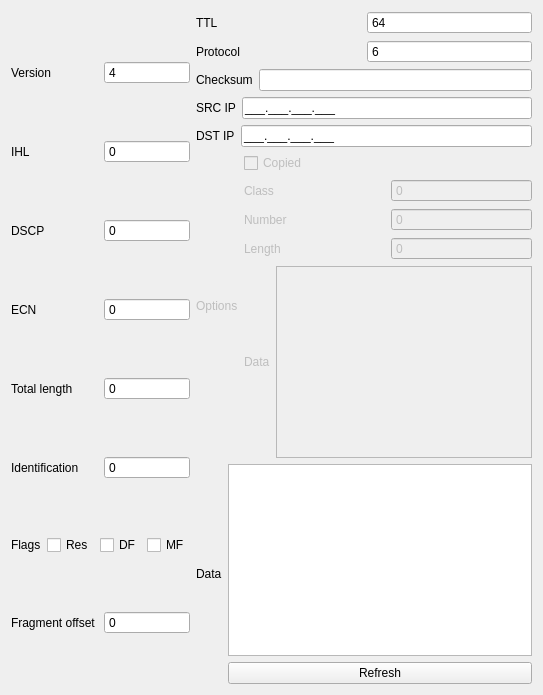
        <widget class="QWidget" name="ipv4">
         <attribute name="title">
          <string>IPv4</string>
         </attribute>
         <layout class="QGridLayout" name="gridLayout_4">
          <item row="0" column="0">
           <layout class="QGridLayout" name="gridLayout_5">
            <item row="0" column="1">
             <layout class="QVBoxLayout" name="verticalLayout_8">
              <item>
               <layout class="QHBoxLayout" name="horizontalLayout_27">
                <item>
                 <widget class="QLabel" name="label_ipv4_TTL">
                  <property name="text">
                   <string>TTL</string>
                  </property>
                 </widget>
                </item>
                <item>
                 <widget class="QSpinBox" name="spinBox_ipv4_TTL">
                  <property name="focusPolicy">
                   <enum>Qt::WheelFocus</enum>
                  </property>
                  <property name="contextMenuPolicy">
                   <enum>Qt::DefaultContextMenu</enum>
                  </property>
                  <property name="toolTip">
                   <string>&lt;html&gt;&lt;head/&gt;&lt;body&gt;&lt;p&gt;DST port&lt;/p&gt;&lt;/body&gt;&lt;/html&gt;</string>
                  </property>
                  <property name="whatsThis">
                   <string/>
                  </property>
                  <property name="buttonSymbols">
                   <enum>QAbstractSpinBox::NoButtons</enum>
                  </property>
                  <property name="suffix">
                   <string/>
                  </property>
                  <property name="maximum">
                   <number>255</number>
                  </property>
                  <property name="value">
                   <number>64</number>
                  </property>
                  <property name="displayIntegerBase">
                   <number>10</number>
                  </property>
                 </widget>
                </item>
               </layout>
              </item>
              <item>
               <layout class="QHBoxLayout" name="horizontalLayout_28">
                <item>
                 <widget class="QLabel" name="label_ipv4_Protocol">
                  <property name="text">
                   <string>Protocol</string>
                  </property>
                 </widget>
                </item>
                <item>
                 <widget class="PSIpProtoSpinBox" name="spinBox_ipv4_Protocol">
                  <property name="focusPolicy">
                   <enum>Qt::WheelFocus</enum>
                  </property>
                  <property name="contextMenuPolicy">
                   <enum>Qt::DefaultContextMenu</enum>
                  </property>
                  <property name="toolTip">
                   <string>&lt;html&gt;&lt;head/&gt;&lt;body&gt;&lt;p&gt;DST port&lt;/p&gt;&lt;/body&gt;&lt;/html&gt;</string>
                  </property>
                  <property name="whatsThis">
                   <string/>
                  </property>
                  <property name="buttonSymbols">
                   <enum>QAbstractSpinBox::NoButtons</enum>
                  </property>
                  <property name="suffix">
                   <string/>
                  </property>
                  <property name="maximum">
                   <number>255</number>
                  </property>
                  <property name="value">
                   <number>6</number>
                  </property>
                  <property name="displayIntegerBase">
                   <number>10</number>
                  </property>
                 </widget>
                </item>
               </layout>
              </item>
              <item>
               <layout class="QHBoxLayout" name="horizontalLayout_29">
                <item>
                 <widget class="QLabel" name="label_ipv4_Checksum">
                  <property name="text">
                   <string>Checksum</string>
                  </property>
                 </widget>
                </item>
                <item>
                 <widget class="QLineEdit" name="lineEdit_ipv4_Checksum"/>
                </item>
               </layout>
              </item>
              <item>
               <layout class="QHBoxLayout" name="horizontalLayout_30">
                <item>
                 <widget class="QLabel" name="label_ipv4_SRCIP">
                  <property name="text">
                   <string>SRC IP</string>
                  </property>
                 </widget>
                </item>
                <item>
                 <widget class="QLineEdit" name="lineEdit_ipv4_SRCIP">
                  <property name="inputMask">
                   <string>000.000.000.000;_</string>
                  </property>
                  <property name="text">
                   <string>...</string>
                  </property>
                 </widget>
                </item>
               </layout>
              </item>
              <item>
               <layout class="QHBoxLayout" name="horizontalLayout_31">
                <item>
                 <widget class="QLabel" name="label_ipv4_DSTIP">
                  <property name="text">
                   <string>DST IP</string>
                  </property>
                 </widget>
                </item>
                <item>
                 <widget class="QLineEdit" name="lineEdit_ipv4_DSTIP">
                  <property name="inputMask">
                   <string>000.000.000.000;_</string>
                  </property>
                  <property name="text">
                   <string>...</string>
                  </property>
                  <property name="clearButtonEnabled">
                   <bool>false</bool>
                  </property>
                 </widget>
                </item>
               </layout>
              </item>
              <item>
               <layout class="QHBoxLayout" name="horizontalLayout_36">
                <item>
                 <widget class="QLabel" name="label_ipv4_Option">
                  <property name="enabled">
                   <bool>false</bool>
                  </property>
                  <property name="text">
                   <string>Options</string>
                  </property>
                 </widget>
                </item>
                <item>
                 <layout class="QVBoxLayout" name="verticalLayout_7">
                  <item>
                   <widget class="QCheckBox" name="checkBox_ipv4_options_Copied">
                    <property name="enabled">
                     <bool>false</bool>
                    </property>
                    <property name="text">
                     <string>Copied</string>
                    </property>
                   </widget>
                  </item>
                  <item>
                   <layout class="QHBoxLayout" name="horizontalLayout_32">
                    <item>
                     <widget class="QLabel" name="label_ipv4_options_Class">
                      <property name="enabled">
                       <bool>false</bool>
                      </property>
                      <property name="text">
                       <string>Class</string>
                      </property>
                     </widget>
                    </item>
                    <item>
                     <widget class="QSpinBox" name="spinBox_ipv4_options_Class">
                      <property name="enabled">
                       <bool>false</bool>
                      </property>
                      <property name="focusPolicy">
                       <enum>Qt::WheelFocus</enum>
                      </property>
                      <property name="contextMenuPolicy">
                       <enum>Qt::DefaultContextMenu</enum>
                      </property>
                      <property name="toolTip">
                       <string>&lt;html&gt;&lt;head/&gt;&lt;body&gt;&lt;p&gt;SRC port&lt;/p&gt;&lt;/body&gt;&lt;/html&gt;</string>
                      </property>
                      <property name="whatsThis">
                       <string/>
                      </property>
                      <property name="buttonSymbols">
                       <enum>QAbstractSpinBox::NoButtons</enum>
                      </property>
                      <property name="suffix">
                       <string/>
                      </property>
                      <property name="minimum">
                       <number>0</number>
                      </property>
                      <property name="maximum">
                       <number>3</number>
                      </property>
                      <property name="value">
                       <number>0</number>
                      </property>
                      <property name="displayIntegerBase">
                       <number>10</number>
                      </property>
                     </widget>
                    </item>
                   </layout>
                  </item>
                  <item>
                   <layout class="QHBoxLayout" name="horizontalLayout_33">
                    <item>
                     <widget class="QLabel" name="label_ipv4_options_Number">
                      <property name="enabled">
                       <bool>false</bool>
                      </property>
                      <property name="text">
                       <string>Number</string>
                      </property>
                     </widget>
                    </item>
                    <item>
                     <widget class="QSpinBox" name="spinBox_ipv4_options_Number">
                      <property name="enabled">
                       <bool>false</bool>
                      </property>
                      <property name="focusPolicy">
                       <enum>Qt::WheelFocus</enum>
                      </property>
                      <property name="contextMenuPolicy">
                       <enum>Qt::DefaultContextMenu</enum>
                      </property>
                      <property name="toolTip">
                       <string>&lt;html&gt;&lt;head/&gt;&lt;body&gt;&lt;p&gt;SRC port&lt;/p&gt;&lt;/body&gt;&lt;/html&gt;</string>
                      </property>
                      <property name="whatsThis">
                       <string/>
                      </property>
                      <property name="buttonSymbols">
                       <enum>QAbstractSpinBox::NoButtons</enum>
                      </property>
                      <property name="suffix">
                       <string/>
                      </property>
                      <property name="minimum">
                       <number>0</number>
                      </property>
                      <property name="maximum">
                       <number>31</number>
                      </property>
                      <property name="value">
                       <number>0</number>
                      </property>
                      <property name="displayIntegerBase">
                       <number>10</number>
                      </property>
                     </widget>
                    </item>
                   </layout>
                  </item>
                  <item>
                   <layout class="QHBoxLayout" name="horizontalLayout_34">
                    <item>
                     <widget class="QLabel" name="label_ipv4_options_Length">
                      <property name="enabled">
                       <bool>false</bool>
                      </property>
                      <property name="text">
                       <string>Length</string>
                      </property>
                     </widget>
                    </item>
                    <item>
                     <widget class="QSpinBox" name="spinBox_ipv4_options_Length">
                      <property name="enabled">
                       <bool>false</bool>
                      </property>
                      <property name="focusPolicy">
                       <enum>Qt::WheelFocus</enum>
                      </property>
                      <property name="contextMenuPolicy">
                       <enum>Qt::DefaultContextMenu</enum>
                      </property>
                      <property name="toolTip">
                       <string>&lt;html&gt;&lt;head/&gt;&lt;body&gt;&lt;p&gt;SRC port&lt;/p&gt;&lt;/body&gt;&lt;/html&gt;</string>
                      </property>
                      <property name="whatsThis">
                       <string/>
                      </property>
                      <property name="buttonSymbols">
                       <enum>QAbstractSpinBox::NoButtons</enum>
                      </property>
                      <property name="suffix">
                       <string/>
                      </property>
                      <property name="minimum">
                       <number>0</number>
                      </property>
                      <property name="maximum">
                       <number>255</number>
                      </property>
                      <property name="value">
                       <number>0</number>
                      </property>
                      <property name="displayIntegerBase">
                       <number>10</number>
                      </property>
                     </widget>
                    </item>
                   </layout>
                  </item>
                  <item>
                   <layout class="QHBoxLayout" name="horizontalLayout_35">
                    <item>
                     <widget class="QLabel" name="label_ipv4_options_Data">
                      <property name="enabled">
                       <bool>false</bool>
                      </property>
                      <property name="text">
                       <string>Data</string>
                      </property>
                     </widget>
                    </item>
                    <item>
                     <widget class="QPlainTextEdit" name="plainTextEdit_ipv4_options_Data">
                      <property name="enabled">
                       <bool>false</bool>
                      </property>
                     </widget>
                    </item>
                   </layout>
                  </item>
                 </layout>
                </item>
               </layout>
              </item>
              <item>
               <layout class="QHBoxLayout" name="horizontalLayout_72">
                <item>
                 <widget class="QLabel" name="label_ipv4_Data">
                  <property name="text">
                   <string>Data</string>
                  </property>
                 </widget>
                </item>
                <item>
                 <layout class="QVBoxLayout" name="verticalLayout_4">
                  <item>
                   <widget class="QPlainTextEdit" name="plainTextEdit_ipv4_Data">
                    <property name="placeholderText">
                     <string/>
                    </property>
                   </widget>
                  </item>
                  <item>
                   <widget class="QPushButton" name="pushButton">
                    <property name="text">
                     <string>Refresh</string>
                    </property>
                   </widget>
                  </item>
                 </layout>
                </item>
               </layout>
              </item>
             </layout>
            </item>
            <item row="0" column="0">
             <layout class="QVBoxLayout" name="verticalLayout">
              <item>
               <layout class="QHBoxLayout" name="horizontalLayout_7">
                <item>
                 <widget class="QLabel" name="label_ipv4_Version">
                  <property name="text">
                   <string>Version</string>
                  </property>
                 </widget>
                </item>
                <item>
                 <widget class="QSpinBox" name="spinBox_ipv4_Version">
                  <property name="focusPolicy">
                   <enum>Qt::WheelFocus</enum>
                  </property>
                  <property name="contextMenuPolicy">
                   <enum>Qt::DefaultContextMenu</enum>
                  </property>
                  <property name="toolTip">
                   <string>&lt;html&gt;&lt;head/&gt;&lt;body&gt;&lt;p&gt;SRC port&lt;/p&gt;&lt;/body&gt;&lt;/html&gt;</string>
                  </property>
                  <property name="whatsThis">
                   <string/>
                  </property>
                  <property name="buttonSymbols">
                   <enum>QAbstractSpinBox::NoButtons</enum>
                  </property>
                  <property name="suffix">
                   <string/>
                  </property>
                  <property name="minimum">
                   <number>0</number>
                  </property>
                  <property name="maximum">
                   <number>15</number>
                  </property>
                  <property name="value">
                   <number>4</number>
                  </property>
                  <property name="displayIntegerBase">
                   <number>10</number>
                  </property>
                 </widget>
                </item>
               </layout>
              </item>
              <item>
               <layout class="QHBoxLayout" name="horizontalLayout_19">
                <item>
                 <widget class="QLabel" name="label_ipv4_IHL">
                  <property name="text">
                   <string>IHL</string>
                  </property>
                 </widget>
                </item>
                <item>
                 <widget class="QSpinBox" name="spinBox_ipv4_IHL">
                  <property name="focusPolicy">
                   <enum>Qt::WheelFocus</enum>
                  </property>
                  <property name="contextMenuPolicy">
                   <enum>Qt::DefaultContextMenu</enum>
                  </property>
                  <property name="toolTip">
                   <string>&lt;html&gt;&lt;head/&gt;&lt;body&gt;&lt;p&gt;SRC port&lt;/p&gt;&lt;/body&gt;&lt;/html&gt;</string>
                  </property>
                  <property name="whatsThis">
                   <string>&lt;html&gt;&lt;head/&gt;&lt;body&gt;&lt;p&gt;Minimum 5 in standard&lt;/p&gt;&lt;p&gt;&lt;br/&gt;&lt;/p&gt;&lt;p&gt;&lt;br/&gt;&lt;/p&gt;&lt;/body&gt;&lt;/html&gt;</string>
                  </property>
                  <property name="buttonSymbols">
                   <enum>QAbstractSpinBox::NoButtons</enum>
                  </property>
                  <property name="suffix">
                   <string/>
                  </property>
                  <property name="minimum">
                   <number>0</number>
                  </property>
                  <property name="maximum">
                   <number>15</number>
                  </property>
                  <property name="value">
                   <number>0</number>
                  </property>
                  <property name="displayIntegerBase">
                   <number>10</number>
                  </property>
                 </widget>
                </item>
               </layout>
              </item>
              <item>
               <layout class="QHBoxLayout" name="horizontalLayout_20">
                <item>
                 <widget class="QLabel" name="label_ipv4_DSCP">
                  <property name="text">
                   <string>DSCP</string>
                  </property>
                 </widget>
                </item>
                <item>
                 <widget class="QSpinBox" name="spinBox_ipv4_DSCP">
                  <property name="focusPolicy">
                   <enum>Qt::WheelFocus</enum>
                  </property>
                  <property name="contextMenuPolicy">
                   <enum>Qt::DefaultContextMenu</enum>
                  </property>
                  <property name="toolTip">
                   <string>&lt;html&gt;&lt;head/&gt;&lt;body&gt;&lt;p&gt;SRC port&lt;/p&gt;&lt;/body&gt;&lt;/html&gt;</string>
                  </property>
                  <property name="whatsThis">
                   <string/>
                  </property>
                  <property name="buttonSymbols">
                   <enum>QAbstractSpinBox::NoButtons</enum>
                  </property>
                  <property name="suffix">
                   <string/>
                  </property>
                  <property name="minimum">
                   <number>0</number>
                  </property>
                  <property name="maximum">
                   <number>63</number>
                  </property>
                  <property name="displayIntegerBase">
                   <number>10</number>
                  </property>
                 </widget>
                </item>
               </layout>
              </item>
              <item>
               <layout class="QHBoxLayout" name="horizontalLayout_21">
                <item>
                 <widget class="QLabel" name="label_ipv4_ECN">
                  <property name="text">
                   <string>ECN</string>
                  </property>
                 </widget>
                </item>
                <item>
                 <widget class="QSpinBox" name="spinBox_ipv4_ECN">
                  <property name="focusPolicy">
                   <enum>Qt::WheelFocus</enum>
                  </property>
                  <property name="contextMenuPolicy">
                   <enum>Qt::DefaultContextMenu</enum>
                  </property>
                  <property name="toolTip">
                   <string>&lt;html&gt;&lt;head/&gt;&lt;body&gt;&lt;p&gt;SRC port&lt;/p&gt;&lt;/body&gt;&lt;/html&gt;</string>
                  </property>
                  <property name="whatsThis">
                   <string/>
                  </property>
                  <property name="buttonSymbols">
                   <enum>QAbstractSpinBox::NoButtons</enum>
                  </property>
                  <property name="suffix">
                   <string/>
                  </property>
                  <property name="minimum">
                   <number>0</number>
                  </property>
                  <property name="maximum">
                   <number>3</number>
                  </property>
                  <property name="displayIntegerBase">
                   <number>10</number>
                  </property>
                 </widget>
                </item>
               </layout>
              </item>
              <item>
               <layout class="QHBoxLayout" name="horizontalLayout_22">
                <item>
                 <widget class="QLabel" name="label_ipv4_TotalLength">
                  <property name="text">
                   <string>Total length</string>
                  </property>
                 </widget>
                </item>
                <item>
                 <widget class="QSpinBox" name="spinBox_ipv4_TotalLength">
                  <property name="focusPolicy">
                   <enum>Qt::WheelFocus</enum>
                  </property>
                  <property name="contextMenuPolicy">
                   <enum>Qt::DefaultContextMenu</enum>
                  </property>
                  <property name="toolTip">
                   <string>&lt;html&gt;&lt;head/&gt;&lt;body&gt;&lt;p&gt;SRC port&lt;/p&gt;&lt;/body&gt;&lt;/html&gt;</string>
                  </property>
                  <property name="whatsThis">
                   <string>&lt;html&gt;&lt;head/&gt;&lt;body&gt;&lt;p&gt;Minimum 20 in standard&lt;/p&gt;&lt;p&gt;&lt;br/&gt;&lt;/p&gt;&lt;/body&gt;&lt;/html&gt;</string>
                  </property>
                  <property name="buttonSymbols">
                   <enum>QAbstractSpinBox::NoButtons</enum>
                  </property>
                  <property name="suffix">
                   <string/>
                  </property>
                  <property name="minimum">
                   <number>0</number>
                  </property>
                  <property name="maximum">
                   <number>65535</number>
                  </property>
                  <property name="value">
                   <number>0</number>
                  </property>
                  <property name="displayIntegerBase">
                   <number>10</number>
                  </property>
                 </widget>
                </item>
               </layout>
              </item>
              <item>
               <layout class="QHBoxLayout" name="horizontalLayout_25">
                <item>
                 <widget class="QLabel" name="label_ipv4_Identification">
                  <property name="text">
                   <string>Identification</string>
                  </property>
                 </widget>
                </item>
                <item>
                 <widget class="QSpinBox" name="spinBox_ipv4_Identification">
                  <property name="focusPolicy">
                   <enum>Qt::WheelFocus</enum>
                  </property>
                  <property name="contextMenuPolicy">
                   <enum>Qt::DefaultContextMenu</enum>
                  </property>
                  <property name="toolTip">
                   <string>&lt;html&gt;&lt;head/&gt;&lt;body&gt;&lt;p&gt;DST port&lt;/p&gt;&lt;/body&gt;&lt;/html&gt;</string>
                  </property>
                  <property name="whatsThis">
                   <string/>
                  </property>
                  <property name="buttonSymbols">
                   <enum>QAbstractSpinBox::NoButtons</enum>
                  </property>
                  <property name="suffix">
                   <string/>
                  </property>
                  <property name="maximum">
                   <number>65535</number>
                  </property>
                  <property name="value">
                   <number>0</number>
                  </property>
                  <property name="displayIntegerBase">
                   <number>10</number>
                  </property>
                 </widget>
                </item>
               </layout>
              </item>
              <item>
               <layout class="QHBoxLayout" name="horizontalLayout_24">
                <item>
                 <widget class="QLabel" name="label_ipv4_Flags">
                  <property name="text">
                   <string>Flags</string>
                  </property>
                 </widget>
                </item>
                <item>
                 <layout class="QHBoxLayout" name="horizontalLayout_23">
                  <item>
                   <widget class="QCheckBox" name="checkBox_ipv4_Res">
                    <property name="whatsThis">
                     <string>&lt;html&gt;&lt;head/&gt;&lt;body&gt;&lt;p&gt;Must be 0&lt;/p&gt;&lt;p&gt;&lt;br/&gt;&lt;/p&gt;&lt;/body&gt;&lt;/html&gt;</string>
                    </property>
                    <property name="text">
                     <string>Res</string>
                    </property>
                   </widget>
                  </item>
                  <item>
                   <widget class="QCheckBox" name="checkBox_ipv4_DF">
                    <property name="text">
                     <string>DF</string>
                    </property>
                   </widget>
                  </item>
                  <item>
                   <widget class="QCheckBox" name="checkBox_ipv4_MF">
                    <property name="text">
                     <string>MF</string>
                    </property>
                   </widget>
                  </item>
                 </layout>
                </item>
               </layout>
              </item>
              <item>
               <layout class="QHBoxLayout" name="horizontalLayout_26">
                <item>
                 <widget class="QLabel" name="label_ipv4_FragmentOffset">
                  <property name="text">
                   <string>Fragment offset</string>
                  </property>
                 </widget>
                </item>
                <item>
                 <widget class="QSpinBox" name="spinBox_ipv4_FragmentOffset">
                  <property name="focusPolicy">
                   <enum>Qt::WheelFocus</enum>
                  </property>
                  <property name="contextMenuPolicy">
                   <enum>Qt::DefaultContextMenu</enum>
                  </property>
                  <property name="toolTip">
                   <string>&lt;html&gt;&lt;head/&gt;&lt;body&gt;&lt;p&gt;DST port&lt;/p&gt;&lt;/body&gt;&lt;/html&gt;</string>
                  </property>
                  <property name="whatsThis">
                   <string/>
                  </property>
                  <property name="buttonSymbols">
                   <enum>QAbstractSpinBox::NoButtons</enum>
                  </property>
                  <property name="suffix">
                   <string/>
                  </property>
                  <property name="maximum">
                   <number>8191</number>
                  </property>
                  <property name="value">
                   <number>0</number>
                  </property>
                  <property name="displayIntegerBase">
                   <number>10</number>
                  </property>
                 </widget>
                </item>
               </layout>
              </item>
             </layout>
            </item>
           </layout>
          </item>
         </layout>
        </widget>
